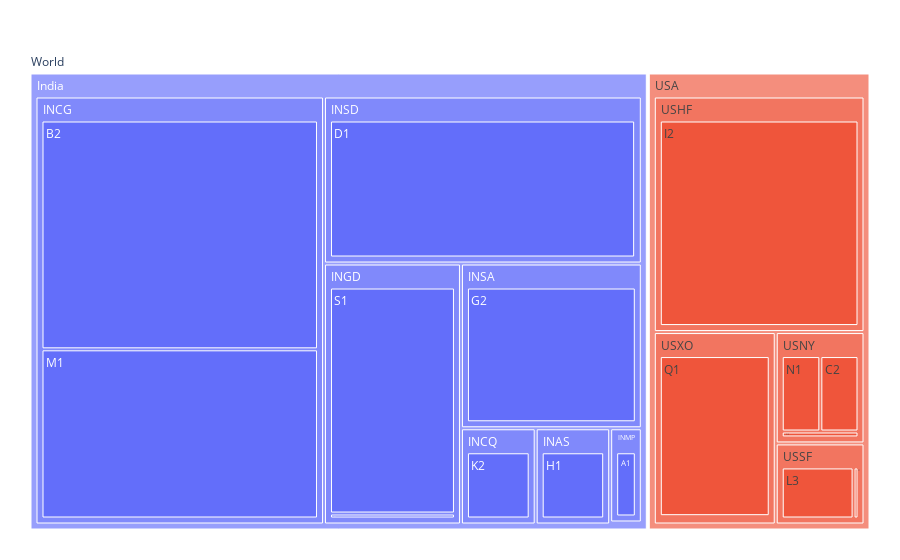

The code cell stored with this chart in its notebook:
### Markdown cell above
## Only Sunburst ? What are some alternatives to Sunburst ?

Sunburst is one of the ways of visualizing the Hierarchical Data, we can also visualize such datasets using  Treemap charts. For example -

### Code cell
fig = px.treemap(data, 
                 path=[px.Constant("World"), 'Country', 'State', 'City'], 
                 values='Population')
fig.update_layout(margin = dict(t=50, l=25, r=25, b=25))
fig.show()

### Figure 1 — Plotly figure (JSON) as saved in the notebook; plotly's stock layout.template omitted (floating-point values rounded to 4 significant figures)
{"data": [{"branchvalues": "total", "domain": {"x": [0, 1], "y": [0, 1]}, "hovertemplate": "labels=%{label}<br>Population=%{value}<br>parent=%{parent}<br>id=%{id}<extra></extra>", "ids": ["World/India/INMP/A1", "World/India/INCG/B2", "World/USA/USNY/C2", "World/India/INSD/D1", "World/India/INGD/E2", "World/USA/USSF/F1", "World/India/INSA/G2", "World/India/INAS/H1", "World/USA/USHF/I2", "World/India/INSR/J1", "World/India/INCQ/K2", "World/USA/USSF/L3", "World/India/INCG/M1", "World/USA/USNY/N1", "World/USA/USNY/O2", "World/India/INSD/P1", "World/USA/USXO/Q1", "World/USA/USXO/R1", "World/India/INGD/S1", "World/India/INAS", "World/India/INCG", "World/India/INCQ", "World/India/INGD", "World/India/INMP", "World/India/INSA", "World/India/INSD", "World/India/INSR", "World/USA/USHF", "World/USA/USNY", "World/USA/USSF", "World/USA/USXO", "World/India", "World/USA", "World"], "labels": ["A1", "B2", "C2", "D1", "E2", "F1", "G2", "H1", "I2", "J1", "K2", "L3", "M1", "N1", "O2", "P1", "Q1", "R1", "S1", "INAS", "INCG", "INCQ", "INGD", "INMP", "INSA", "INSD", "INSR", "USHF", "USNY", "USSF", "USXO", "India", "USA", "World"], "name": "", "parents": ["World/India/INMP", "World/India/INCG", "World/USA/USNY", "World/India/INSD", "World/India/INGD", "World/USA/USSF", "World/India/INSA", "World/India/INAS", "World/USA/USHF", "World/India/INSR", "World/India/INCQ", "World/USA/USSF", "World/India/INCG", "World/USA/USNY", "World/USA/USNY", "World/India/INSD", "World/USA/USXO", "World/USA/USXO", "World/India/INGD", "World/India", "World/India", "World/India", "World/India", "World/India", "World/India", "World/India", "World/India", "World/USA", "World/USA", "World/USA", "World/USA", "World", "World", ""], "type": "treemap", "values": [512, 12201, 812, 9104, 132, 82, 5121, 1232, 8841, 11, 1236, 1200, 9021, 821, 128, 20, 4120, 60, 6012, 1232, 21222, 1236, 6144, 512, 5121, 9124, 11, 8841, 1761, 1282, 4180, 44602, 16064, 60666]}], "layout": {"autosize": true, "legend": {"tracegroupgap": 0}, "margin": {"b": 25, "l": 25, "r": 25, "t": 50}}}
